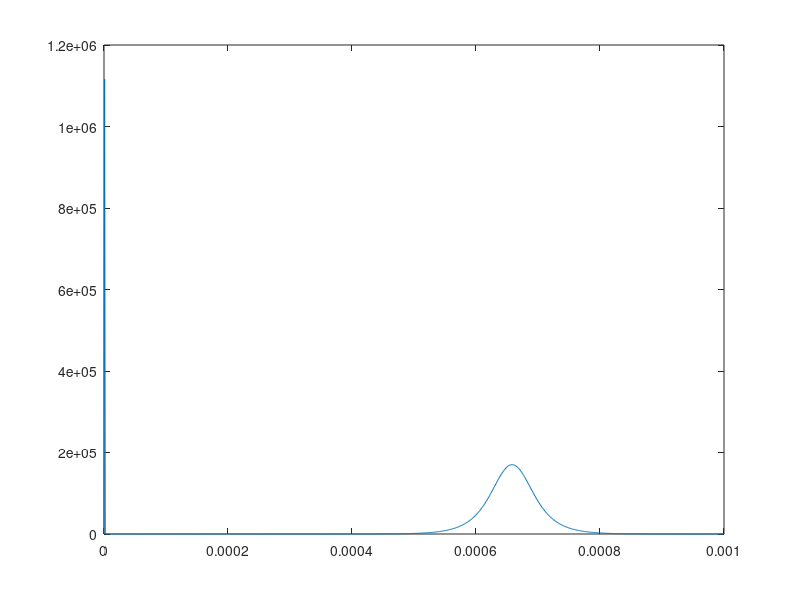

Here is the MATLAB script that generated this plot:
Ns =-2.5E21;    			% Substrate doping concentration (cm^-3)
Tox=10.8E-9;         		% Oxide thickness (cm)
q=1.6E-19;
Eg = 1.12*q;         % Bandgap of Si in eV
Nv = 1.02E19;      % effective density of states of valence band
Nc = 2.8E19;       % effective density of states of conduction band 
ni = 1.45E16;      % density of intrinsic carrier 
eps0 = 8.85E-12;   % Permittivity of free space (F/cm)
eps1 = 11.7;       % Relative permittivity of Si
eps1ox = 3.9;      % Relative permittivity of Si


Na=10e22;
%Na=0;
vt=0.0259;
%nx=1000; %Number of steps in space(x)
%niter=1000;                      %Number of iterations 
%dx=1e-9/nx;                     %Width of space step(x)
%x=1e-9*(1:dx:nx);                        %Range of x(0,2) and specifying the grid points

L=1000e-6;
nx=1000;
dx=L/nx;
dx2=dx^2;
x=0:dx:L;
Vend=0.1;
Vstrt=1; 
n=1;  %No. of Iterations
%B=zeros(1,n);
V=linspace(Vstrt,Vend,nx);     %Voltage vector
V=V';

%defining A
A=zeros(998,998);
A(1,1)=-2/dx2;
A(1,2)=1/dx2;
for i=2:997
    A(i,i)=-2/dx2;
    A(i,i-1)=1/dx2;
    A(i,i+1)=1/dx2;
end
A(998,998)=-2/dx2;
A(998,997)=1/dx2;
%A=defined;

%defining F
F=zeros(998,1);
for i=1:998
    F(i,1)=(-q/eps0)*(Na*(exp(-V(i,1)/vt)-2)-(ni^2/Na)*((exp(V(i,1)/vt)-1)));
end
Fdash=zeros(998,998);
for i=2:998
    Fdash(i,i)=(q/(eps0*vt))*(Na*(exp(-V(i,1)/vt))+(ni^2/Na)*((exp(V(i,1)/vt))));
end


for j=0:0
    display('sdsd');
    V(2:999)=V(2:999)+((Fdash-A)^-1)*(F-A*V(2:999));
    for i=2:998
    F(i,1)=(-q/eps0)*(Na*(exp(-V(i,1)/vt)-2)-(ni^2/Na)*((exp(V(i,1)/vt)-1)));
    end
    for i=2:998
         Fdash=(q/(eps0*vt))*(Na*(exp(-V(i,1)/vt))+(ni^2/Na)*((exp(V(i,1)/vt))));
    end

end

     plot(x(1:end-1),V(1:end));